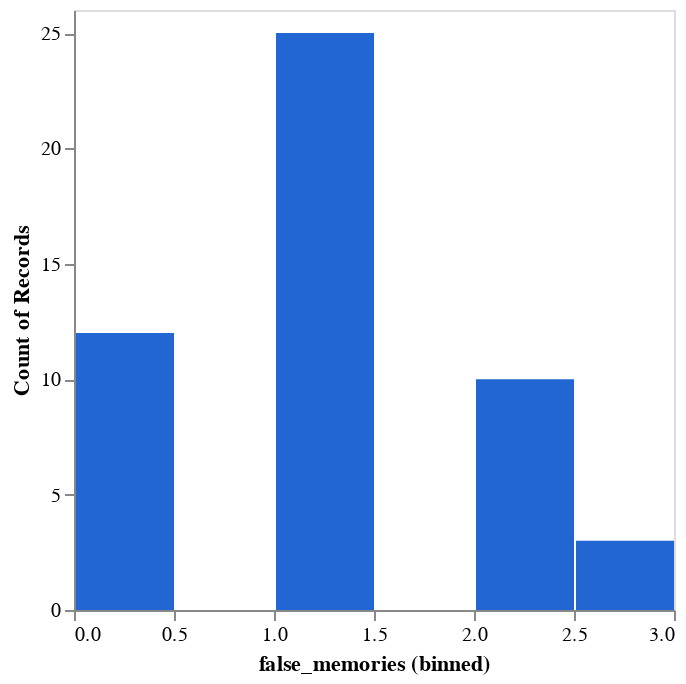

Write notebook code for a chart like this one.
### Code cell
DeepnoteChart(survey_df, """{"layer":[{"layer":[{"mark":{"clip":true,"type":"bar","color":"#2266D3","tooltip":true},"encoding":{"x":{"bin":true,"axis":{"grid":false},"sort":null,"type":"quantitative","field":"false_memories"},"y":{"axis":{"grid":false},"sort":null,"type":"quantitative","scale":{"type":"linear"},"format":{"type":"default","decimals":null},"aggregate":"count","formatType":"numberFormatFromNumberType"}}}]}],"title":"","config":{"legend":{}},"$schema":"https://vega.github.io/schema/vega-lite/v5.json","encoding":{},"usermeta":{"aditionalTypeInfo":{"histogramLayerIndexes":[0]},"tooltipDefaultMode":true}}""")

### Figure 1 — Vega-Lite specification as saved in the notebook (floating-point values rounded to 4 significant figures)
{"layer": [{"layer": [{"mark": {"clip": true, "type": "bar", "color": "#2266D3", "tooltip": true}, "encoding": {"x": {"bin": true, "axis": {"grid": false}, "sort": null, "type": "quantitative", "field": "false_memories"}, "y": {"axis": {"grid": false}, "sort": null, "type": "quantitative", "scale": {"type": "linear"}, "format": {"type": "default", "decimals": null}, "aggregate": "count", "formatType": "numberFormatFromNumberType"}}}]}], "title": "", "config": {"legend": {}}, "$schema": "https://vega.github.io/schema/vega-lite/v5.json", "encoding": {}, "usermeta": {"aditionalTypeInfo": {"histogramLayerIndexes": [0]}, "tooltipDefaultMode": true}, "data": {"values": [{"Exp_condition": "survey-based", "PostQues_3": 4, "PostQues_10": 5, "PostQues_14": 4, "PostQues_20": 4, "PostQues_25": 2, "false_memories": 1}, {"Exp_condition": "survey-based", "PostQues_3": 2, "PostQues_10": 2, "PostQues_14": 2, "PostQues_20": 6, "PostQues_25": 2, "false_memories": 1}, {"Exp_condition": "survey-based", "PostQues_3": 5, "PostQues_10": 2, "PostQues_14": 2, "PostQues_20": 2, "PostQues_25": 2, "false_memories": 1}, {"Exp_condition": "survey-based", "PostQues_3": 4, "PostQues_10": 4, "PostQues_14": 3, "PostQues_20": 3, "PostQues_25": 2, "false_memories": 0}, {"Exp_condition": "survey-based", "PostQues_3": 2, "PostQues_10": 6, "PostQues_14": 2, "PostQues_20": 2, "PostQues_25": 2, "false_memories": 1}, {"Exp_condition": "survey-based", "PostQues_3": 3, "PostQues_10": 5, "PostQues_14": 3, "PostQues_20": 4, "PostQues_25": 3, "false_memories": 1}, {"Exp_condition": "survey-based", "PostQues_3": 1, "PostQues_10": 2, "PostQues_14": 1, "PostQues_20": 5, "PostQues_25": 2, "false_memories": 1}, {"Exp_condition": "survey-based", "PostQues_3": 2, "PostQues_10": 5, "PostQues_14": 4, "PostQues_20": 4, "PostQues_25": 4, "false_memories": 1}, {"Exp_condition": "survey-based", "PostQues_3": 2, "PostQues_10": 4, "PostQues_14": 2, "PostQues_20": 5, "PostQues_25": 4, "false_memories": 1}, {"Exp_condition": "survey-based", "PostQues_3": 4, "PostQues_10": 6, "PostQues_14": 5, "PostQues_20": 2, "PostQues_25": 2, "false_memories": 2}, {"Exp_condition": "survey-based", "PostQues_3": 5, "PostQues_10": 5, "PostQues_14": 3, "PostQues_20": 5, "PostQues_25": 2, "false_memories": 3}, {"Exp_condition": "survey-based", "PostQues_3": 1, "PostQues_10": 6, "PostQues_14": 3, "PostQues_20": 4, "PostQues_25": 2, "false_memories": 1}, {"Exp_condition": "survey-based", "PostQues_3": 1, "PostQues_10": 5, "PostQues_14": 1, "PostQues_20": 4, "PostQues_25": 2, "false_memories": 1}, {"Exp_condition": "survey-based", "PostQues_3": 5, "PostQues_10": 4, "PostQues_14": 4, "PostQues_20": 4, "PostQues_25": 4, "false_memories": 1}, {"Exp_condition": "survey-based", "PostQues_3": 4, "PostQues_10": 6, "PostQues_14": 2, "PostQues_20": 2, "PostQues_25": 3, "false_memories": 1}, {"Exp_condition": "survey-based", "PostQues_3": 2, "PostQues_10": 2, "PostQues_14": 2, "PostQues_20": 6, "PostQues_25": 4, "false_memories": 1}, {"Exp_condition": "survey-based", "PostQues_3": 7, "PostQues_10": 6, "PostQues_14": 2, "PostQues_20": 4, "PostQues_25": 2, "false_memories": 2}, {"Exp_condition": "survey-based", "PostQues_3": 2, "PostQues_10": 4, "PostQues_14": 2, "PostQues_20": 2, "PostQues_25": 1, "false_memories": 0}, {"Exp_condition": "survey-based", "PostQues_3": 2, "PostQues_10": 5, "PostQues_14": 2, "PostQues_20": 2, "PostQues_25": 2, "false_memories": 1}, {"Exp_condition": "survey-based", "PostQues_3": 3, "PostQues_10": 4, "PostQues_14": 2, "PostQues_20": 3, "PostQues_25": 1, "false_memories": 0}, {"Exp_condition": "survey-based", "PostQues_3": 4, "PostQues_10": 4, "PostQues_14": 2, "PostQues_20": 4, "PostQues_25": 7, "false_memories": 1}, {"Exp_condition": "survey-based", "PostQues_3": 4, "PostQues_10": 5, "PostQues_14": 2, "PostQues_20": 5, "PostQues_25": 3, "false_memories": 2}, {"Exp_condition": "survey-based", "PostQues_3": 1, "PostQues_10": 2, "PostQues_14": 1, "PostQues_20": 2, "PostQues_25": 1, "false_memories": 0}, {"Exp_condition": "survey-based", "PostQues_3": 5, "PostQues_10": 5, "PostQues_14": 3, "PostQues_20": 3, "PostQues_25": 2, "false_memories": 2}, {"Exp_condition": "survey-based", "PostQues_3": 2, "PostQues_10": 2, "PostQues_14": 2, "PostQues_20": 2, "PostQues_25": 2, "false_memories": 0}, {"Exp_condition": "survey-based", "PostQues_3": 2, "PostQues_10": 5, "PostQues_14": 4, "PostQues_20": 5, "PostQues_25": 2, "false_memories": 2}, {"Exp_condition": "survey-based", "PostQues_3": 1, "PostQues_10": 4, "PostQues_14": 1, "PostQues_20": 4, "PostQues_25": 1, "false_memories": 0}, {"Exp_condition": "survey-based", "PostQues_3": 2, "PostQues_10": 4, "PostQues_14": 2, "PostQues_20": 2, "PostQues_25": 2, "false_memories": 0}, {"Exp_condition": "survey-based", "PostQues_3": 2, "PostQues_10": 4, "PostQues_14": 2, "PostQues_20": 7, "PostQues_25": 2, "false_memories": 1}, {"Exp_condition": "survey-based", "PostQues_3": 7, "PostQues_10": 5, "PostQues_14": 4, "PostQues_20": 4, "PostQues_25": 5, "false_memories": 3}, {"Exp_condition": "survey-based", "PostQues_3": 1, "PostQues_10": 2, "PostQues_14": 4, "PostQues_20": 3, "PostQues_25": 2, "false_memories": 0}, {"Exp_condition": "survey-based", "PostQues_3": 4, "PostQues_10": 4, "PostQues_14": 2, "PostQues_20": 4, "PostQues_25": 4, "false_memories": 0}, {"Exp_condition": "survey-based", "PostQues_3": 2, "PostQues_10": 2, "PostQues_14": 2, "PostQues_20": 2, "PostQues_25": 2, "false_memories": 0}, {"Exp_condition": "survey-based", "PostQues_3": 5, "PostQues_10": 3, "PostQues_14": 2, "PostQues_20": 5, "PostQues_25": 2, "false_memories": 2}, {"Exp_condition": "survey-based", "PostQues_3": 4, "PostQues_10": 5, "PostQues_14": 2, "PostQues_20": 4, "PostQues_25": 4, "false_memories": 1}, {"Exp_condition": "survey-based", "PostQues_3": 6, "PostQues_10": 4, "PostQues_14": 4, "PostQues_20": 5, "PostQues_25": 2, "false_memories": 2}, {"Exp_condition": "survey-based", "PostQues_3": 3, "PostQues_10": 5, "PostQues_14": 2, "PostQues_20": 3, "PostQues_25": 2, "false_memories": 1}, {"Exp_condition": "survey-based", "PostQues_3": 2, "PostQues_10": 6, "PostQues_14": 3, "PostQues_20": 2, "PostQues_25": 2, "false_memories": 1}, {"Exp_condition": "survey-based", "PostQues_3": 4, "PostQues_10": 5, "PostQues_14": 2, "PostQues_20": 1, "PostQues_25": 4, "false_memories": 1}, {"Exp_condition": "survey-based", "PostQues_3": 1, "PostQues_10": 4, "PostQues_14": 2, "PostQues_20": 4, "PostQues_25": 2, "false_memories": 0}, {"Exp_condition": "survey-based", "PostQues_3": 7, "PostQues_10": 2, "PostQues_14": 3, "PostQues_20": 4, "PostQues_25": 1, "false_memories": 1}, {"Exp_condition": "survey-based", "PostQues_3": 6, "PostQues_10": 3, "PostQues_14": 2, "PostQues_20": 3, "PostQues_25": 2, "false_memories": 1}, {"Exp_condition": "survey-based", "PostQues_3": 2, "PostQues_10": 6, "PostQues_14": 4, "PostQues_20": 6, "PostQues_25": 4, "false_memories": 2}, {"Exp_condition": "survey-based", "PostQues_3": 4, "PostQues_10": 5, "PostQues_14": 6, "PostQues_20": 7, "PostQues_25": 1, "false_memories": 3}, {"Exp_condition": "survey-based", "PostQues_3": 2, "PostQues_10": 6, "PostQues_14": 3, "PostQues_20": 5, "PostQues_25": 3, "false_memories": 2}, {"Exp_condition": "survey-based", "PostQues_3": 2, "PostQues_10": 3, "PostQues_14": 2, "PostQues_20": 7, "PostQues_25": 2, "false_memories": 1}, {"Exp_condition": "survey-based", "PostQues_3": 4, "PostQues_10": 4, "PostQues_14": 2, "PostQues_20": 4, "PostQues_25": 3, "false_memories": 0}, {"Exp_condition": "survey-based", "PostQues_3": 1, "PostQues_10": 5, "PostQues_14": 4, "PostQues_20": 4, "PostQues_25": 5, "false_memories": 2}, {"Exp_condition": "survey-based", "PostQues_3": 4, "PostQues_10": 2, "PostQues_14": 1, "PostQues_20": 7, "PostQues_25": 1, "false_memories": 1}, {"Exp_condition": "survey-based", "PostQues_3": 4, "PostQues_10": 5, "PostQues_14": 4, "PostQues_20": 4, "PostQues_25": 2, "false_memories": 1}]}}
